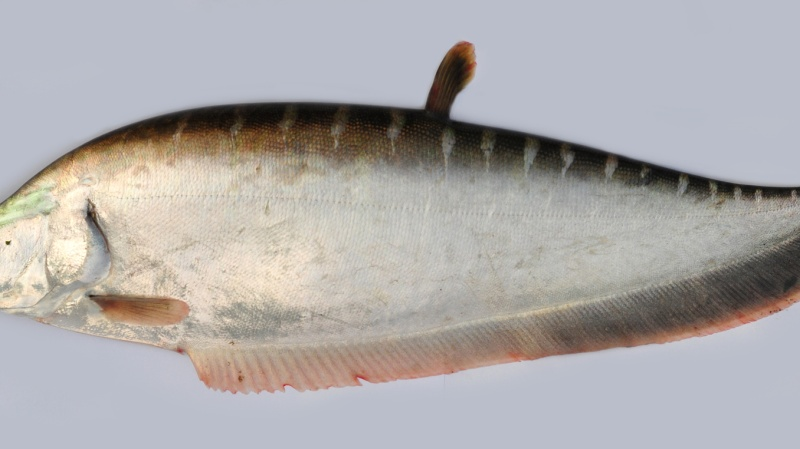
#> input picture FishDataset/original/flipped_1386140417_180.211.196.78.jpg, 800 x 449 px
$ python -i background_removal.py   (imports and definitions only)
#> lines starting #> are read from the running program, lines starting #| are printed output that depends on the picture; after the words box and inside, x2 and y2 are one past the last pixel; in counts of white or black regions, pixels touching at a corner belong together

"""
FISH BACKGROUND REMOVAL - Tách nền ảnh cá

Các phương pháp:
1. U2Net: Deep learning, dùng model pretrained.
2. GrabCut: Tách foreground dựa trên vùng ROI.
3. Adaptive: Thresholding + Edge Detection.

Tối ưu:
- Khởi tạo U2Net session đúng một lần.
- Cho phép chọn CPU/GPU.
- Bỏ qua ảnh đã xử lý.
- Ghi nhận thời gian và thống kê kết quả.
"""

import time
from pathlib import Path

import cv2
import numpy as np
from rembg import remove, new_session


# ============================================================
# CẤU HÌNH
# ============================================================

INPUT_FOLDER = Path(
    r"C:\Users\messi2015\FishRetrievalSystem\FishDataset\original"
)

# Dùng thư mục riêng để không trộn kết quả BRIA cũ với U2Net.
OUTPUT_FOLDER = Path(
    r"C:\Users\messi2015\FishRetrievalSystem\FishDataset\processed_u2net"
)

# Chọn: "u2net", "grabcut", hoặc "adaptive"
METHOD = "u2net"

# Tên model sử dụng khi METHOD = "u2net".
# "u2net": ưu tiên chất lượng.
# "u2netp": model nhẹ hơn, thường phù hợp khi cần tốc độ.
MODEL_NAME = "u2net"

# False: chạy CPU, tránh lỗi CUDA hiện tại.
# Chỉ đặt True sau khi đã cài CUDA/cuDNN tương thích.
USE_GPU = False

# Bỏ qua ảnh đầu ra đã tồn tại.
SKIP_EXISTING = True

# Các định dạng ảnh đầu vào được hỗ trợ.
IMAGE_EXTENSIONS = {
    ".jpg",
    ".jpeg",
    ".png",
    ".bmp",
    ".webp",
    ".tif",
    ".tiff",
}


# ============================================================
# PHƯƠNG PHÁP 1: U2NET / U2NETP
# ============================================================

# [119 lines left out: functions remove_background_u2net, remove_background_grabcut, not called in this run]


# ============================================================
# PHƯƠNG PHÁP 3: ADAPTIVE THRESHOLDING + EDGE DETECTION
# ============================================================

def remove_background_adaptive(image_path, output_path):
    """
    Tách nền bằng Adaptive Thresholding và Canny.

    Chỉ phù hợp với một số ảnh có độ tương phản rõ.
    Kết quả phụ thuộc nhiều vào màu sắc và độ phức tạp
    của nền ảnh.
    """
#> called with output_path = 'out.png'

    image_path = Path(image_path)
    output_path = Path(output_path)

    img = cv2.imread(str(image_path), cv2.IMREAD_COLOR)
#> img is the input picture: shape (449, 800, 3); mean B, G, R 170.5, 170.9, 174.1

    if img is None:
        raise ValueError(f"Không đọc được ảnh: {image_path}")

    h, w = img.shape[:2]
#> h = 449; w = 800

    # Chuyển ảnh sang grayscale.
    gray = cv2.cvtColor(
        img,
        cv2.COLOR_BGR2GRAY
    )
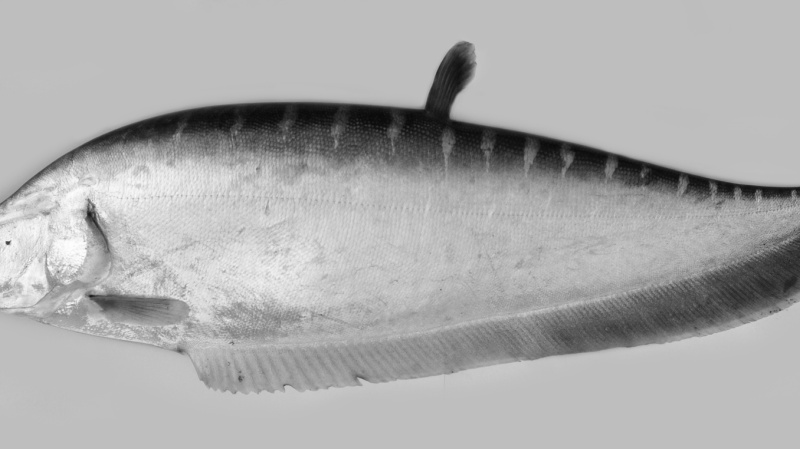
#> gray: shape (449, 800); min 9, max 254, mean 171.7

    # Tạo mask sơ bộ bằng Adaptive Thresholding.
    binary = cv2.adaptiveThreshold(
        gray,
        255,
        cv2.ADAPTIVE_THRESH_GAUSSIAN_C,
        cv2.THRESH_BINARY,
        11,
        2
    )
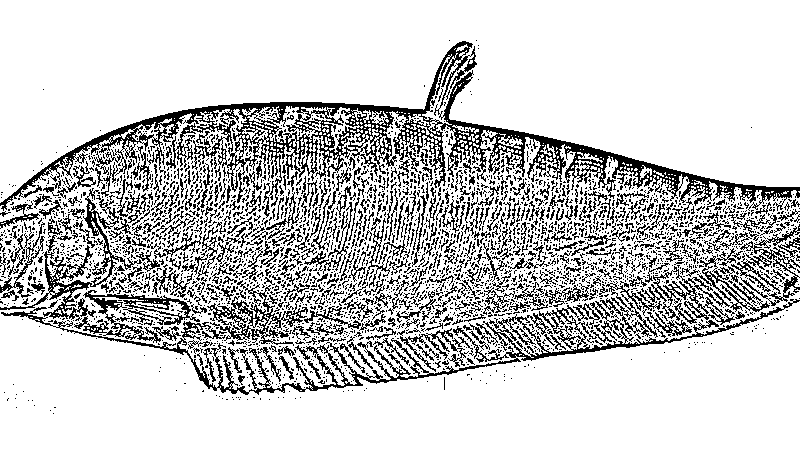
#> binary: shape (449, 800); 79.6% white; black in thin lines or dots, all inside (x1, y1, x2, y2) = (0, 40, 800, 414)

    # Phát hiện đường biên.
    edges = cv2.Canny(
        gray,
        50,
        150
    )
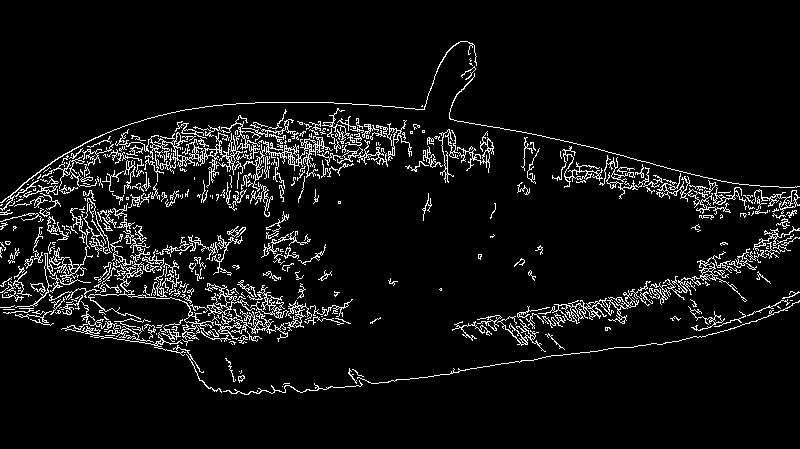
#> edges: shape (449, 800); 6.4% white in thin lines or dots, all inside (x1, y1, x2, y2) = (0, 41, 800, 395)

    # Kết hợp threshold và edges.
    combined = cv2.bitwise_or(binary, edges)
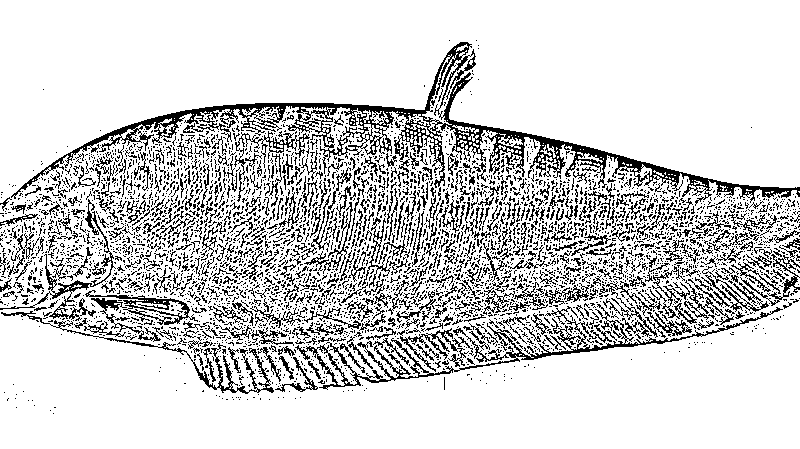
#> combined: shape (449, 800); 82.3% white; black in thin lines or dots, all inside (x1, y1, x2, y2) = (0, 40, 800, 414)

    # Làm liền các vùng bị đứt.
    kernel = cv2.getStructuringElement(
        cv2.MORPH_ELLIPSE,
        (7, 7)
    )

    closed = cv2.morphologyEx(
        combined,
        cv2.MORPH_CLOSE,
        kernel,
        iterations=3
    )
#> closed: shape (449, 800); every value is 255

    # Loại bỏ vùng nền kết nối với bốn góc ảnh.
    mask = closed.copy()

    corners = [
        (0, 0),
        (w - 1, 0),
        (0, h - 1),
        (w - 1, h - 1),
    ]
#> corners = [(0, 0), (799, 0), (0, 448), (799, 448)]

    for point in corners:
        cv2.floodFill(
            mask,
            None,
            point,
            0
        )
#> mask: shape (449, 800); every value is 0

    # Đảo mask và chuyển về 0/1.
    mask = cv2.bitwise_not(mask)
    mask = (mask > 0).astype(np.uint8)
#> mask: shape (449, 800); every value is 1

    # Áp dụng mask lên ảnh gốc.
    result = img * mask[:, :, np.newaxis]

    # Chuyển sang BGRA, thiết lập độ trong suốt.
    result_rgba = cv2.cvtColor(
        result,
        cv2.COLOR_BGR2BGRA
    )

    result_rgba[:, :, 3] = mask * 255

    if not cv2.imwrite(str(output_path), result_rgba):
        raise IOError(f"Không lưu được ảnh: {output_path}")

    return output_path


# ============================================================
# XỬ LÝ TOÀN BỘ THƯ MỤC
# ============================================================

# [223 lines left out: function process_all_images, not called in this run]


# ============================================================
# MAIN
# ============================================================

# [18 lines not run here, left out]

>>> result = remove_background_adaptive('FishDataset/original/flipped_1386140417_180.211.196.78.jpg', 'out.png')

$ run again, on FishDataset/original/flipped_Catla_132_jpg.rf.d55ee73084342c3e67b268f181dc229a.jpg
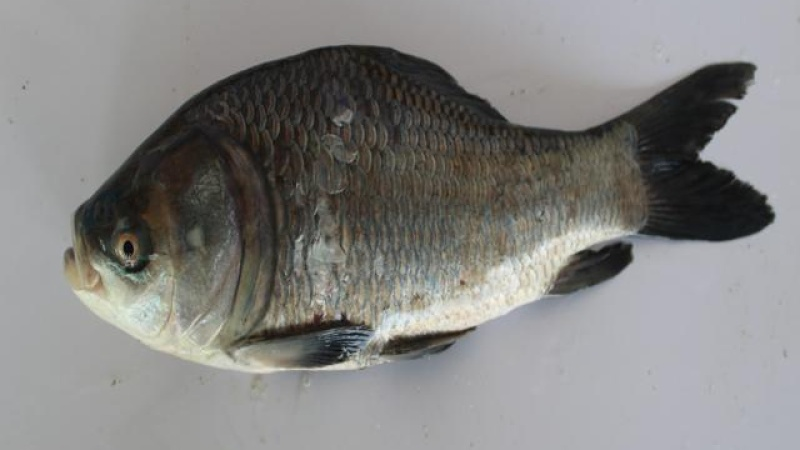
#> input picture FishDataset/original/flipped_Catla_132_jpg.rf.d55ee73084342c3e67b268f181dc229a.jpg, 800 x 450 px
#> in remove_background_adaptive, img is the input picture: shape (450, 800, 3); mean B, G, R 129.5, 131.2, 132
#> in remove_background_adaptive, `binary = cv2.adaptiveThreshold( gray, 255, cv2.ADAPTIVE_THRESH_GAUSSIA..`:
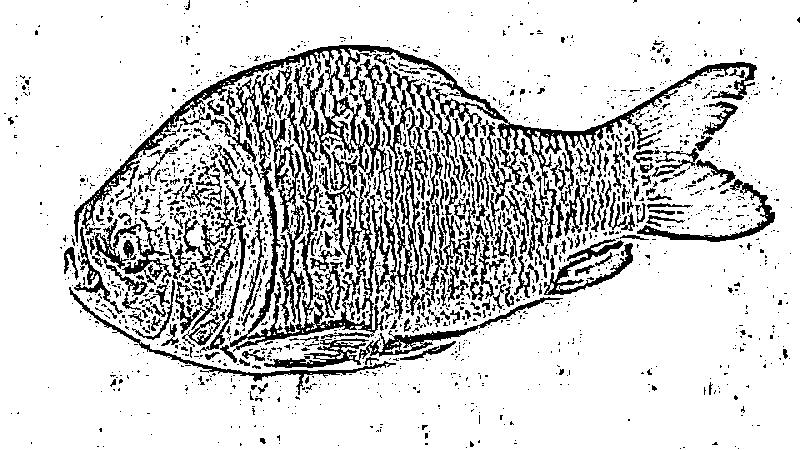
#> binary: shape (450, 800); 81.9% white; 1773 black regions (1479 under 20 px), largest, box (x1, y1, x2, y2) and area: (74, 45, 757, 352) 25341, (264, 297, 563, 368) 2393, (69, 287, 396, 395) 1401
#> edges: shape (450, 800); 5.9% white in thin lines or dots, all inside (x1, y1, x2, y2) = (22, 44, 775, 386)
#> in remove_background_adaptive, `combined = cv2.bitwise_or(binary, edges)`:
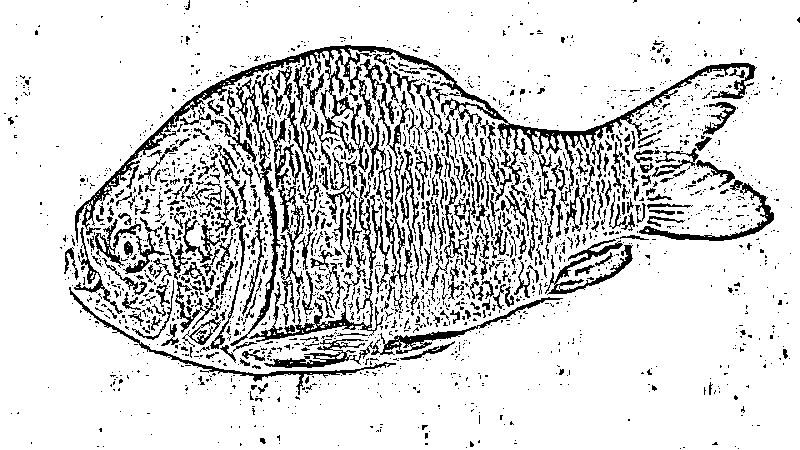
#> combined: shape (450, 800); 84.2% white; black in thin lines or dots
#> closed: shape (450, 800); every value is 255
